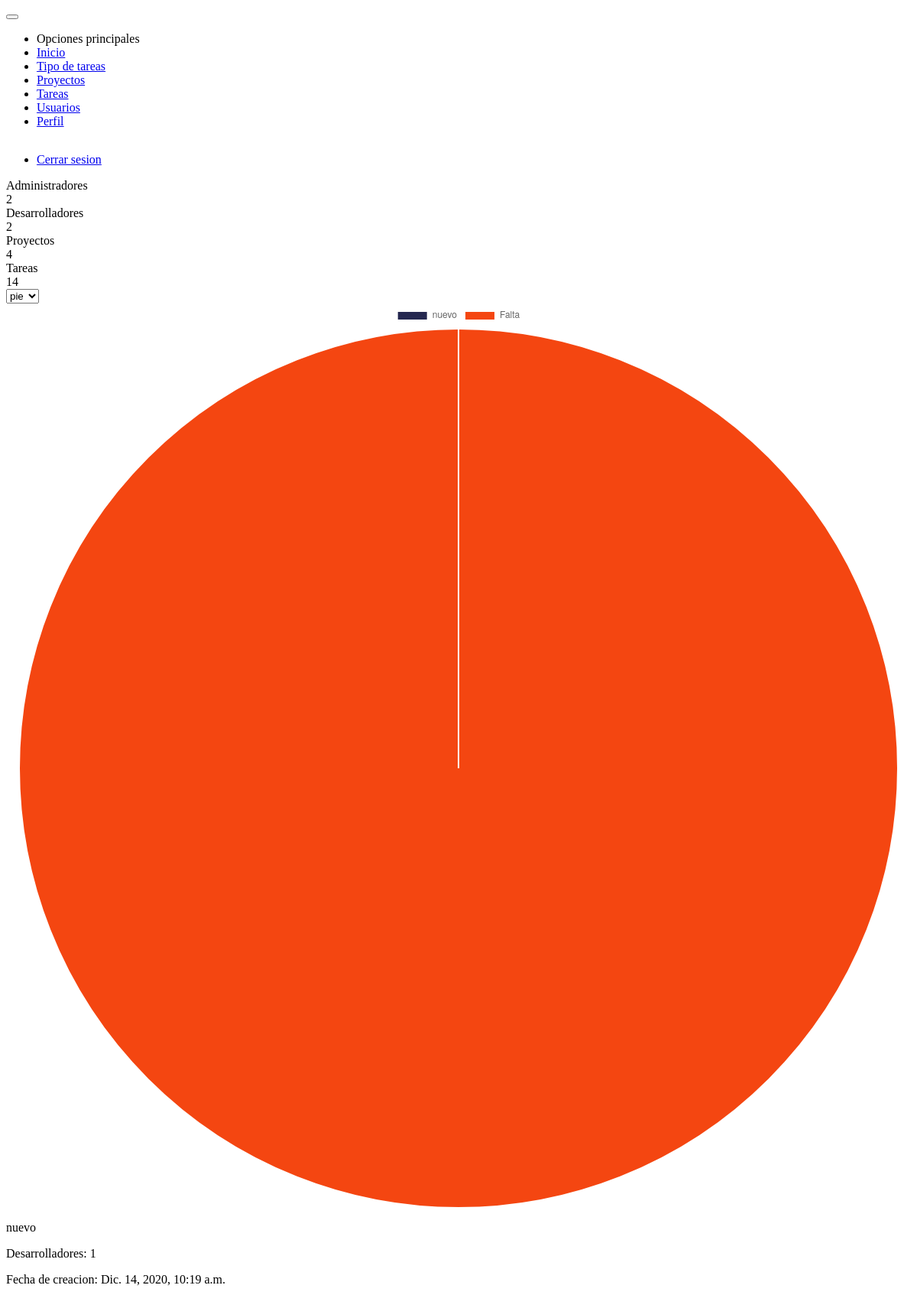
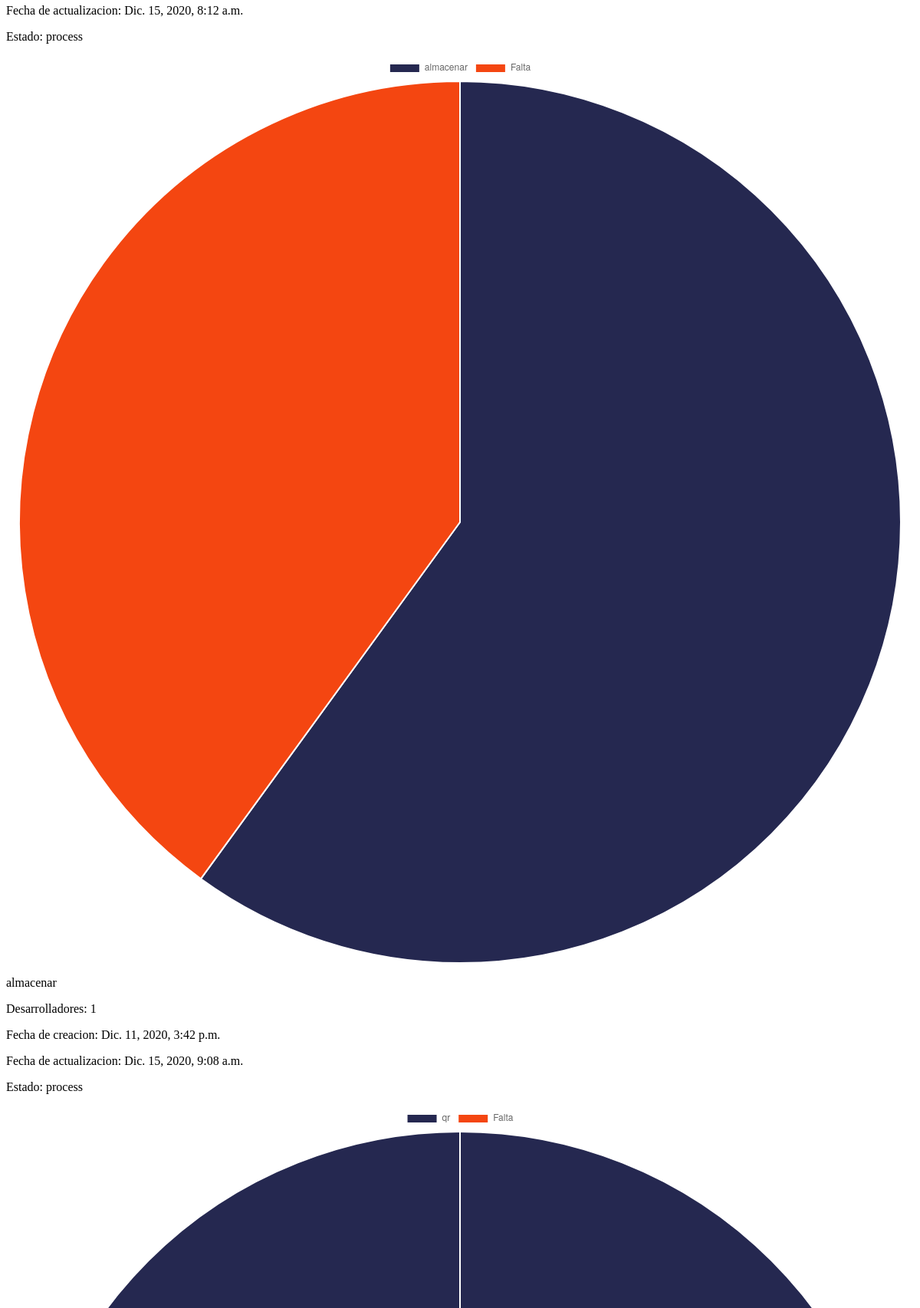
The page / (signed in, upper part) on the database its author committed (2 pictures, top to bottom).
### projects/models.py (models this page shows)
class Project(models.Model):
    STATUS_CHOICES = (
        ('process', 'En Proceso'),
        ('inactive', 'Inactivo'),
    )
    name = models.CharField(max_length=50, unique=True)
    developer = models.ManyToManyField(User)
    status = models.CharField(
        max_length=10, choices=STATUS_CHOICES, default=STATUS_CHOICES[0])
    slug = models.SlugField(max_length=50, unique=True)
    porcent = models.IntegerField(default=0)
    created_at = models.DateTimeField(auto_now_add=timezone.now())
    update_at = models.DateTimeField(auto_now=timezone.now())
    def __str__(self):
        return self.name

### projects/views.py (the view)
# urls.py: path('', views.ProjectTemplateView.as_view(), name='home'),
class ProjectTemplateView(LoginRequiredMixin, ListView):
    login_url = 'users:login'
    template_name = 'index.html'
    paginate_by = 6
    def get_queryset(self):
        group = self.request.user.groups.filter(
            name='administradores').exists()
        if group:
            return Project.objects.annotate(Count('developer')).order_by('-pk')
        else:
            developer = User.objects.filter(pk=self.request.user.pk).first()
            return Project.objects.filter(developer=developer).order_by('-pk')
    def get_context_data(self, **kwargs):
        context = super().get_context_data(**kwargs)
        context['group'] = User.objects.filter(
            pk=self.request.user.pk, groups__name='administradores').exists()
        context['admin'] = User.objects.filter(
            groups__name='administradores').count()
        context['developer'] = User.objects.filter(
            groups__name='desarrolladores').count()
        context['projects'] = Project.objects.count()
        context['tasks'] = Task.objects.count()
        return context

### templates/index.html (shortened to what this page needs)
{% extends 'base.html' %}
{% block content %}
    {% if group %}
        <div class="row">
            {% include 'projects/snippets/card-project.html' %}
        </div>
    {% endif %}
    <select name="chartType" id="chartType" data-role="select">
        <option value="pie">pie</option>
    </select>
    <div class="row">
        {% include 'projects/graphics.html' %}
    </div>
{% endblock %}

### projects/templates/projects/graphics.html
{% for project in object_list %}
    <div class="cell-sm-12 cell-md-4">
        <div class="card">
            <div class="card-content">
                <div class="row">
                    <div class="cell-sm-12 cell-md-6">
                        {% include 'projects/snippets/graphic.html' %}
                    </div>
                    <div class="cell-sm-12 cell-md-6">
                        {% include 'projects/snippets/data-project.html' %}
                    </div>
                </div>
            </div>
        </div>
    </div>
{% endfor %}

### projects/templates/projects/snippets/graphic.html
<canvas id="{{ project.slug }}" width="400" height="400"></canvas>
<script type="text/javascript">
    var faltante = 100 - {{ project.porcent }};
    var data = {
        labels: ['{{ project.name }}', 'Falta'],
        datasets: [{
            data: [{{ project.porcent }}, faltante],
            backgroundColor: ['#252850', '#f44611'],
        }],
    };
    var ctx = document.getElementById('{{ project.slug }}').getContext('2d');
    var myChart = new Chart(ctx, {
        type: 'pie',
        data: data
    });
    var chartType = document.getElementById('chartType');
    chartType.addEventListener('change', () => {
        myChart.destroy();
        myChart = new Chart(ctx, {
            type: chartType.value,
            data: data
        });
    });
</script>

### projects/templates/projects/snippets/data-project.html
<div class="container">
    <p class="center">{{ project }}</p>
    <p>Desarrolladores:  {{ project.developer__count }}</p>
    <p>Fecha de creacion:  {{ project.created_at }}</p>
    <p>Fecha de actualizacion:  {{ project.update_at }}</p>
    <p>Estado: {{ project.status }}</p>
</div>

### rows shown on the page
Project: name "nuevo", developer__count "1", created_at "Dic. 14, 2020, 10:19 a.m.", update_at "Dic. 15, 2020, 8:12 a.m.", status "process"
Project: name "almacenar", developer__count "1", created_at "Dic. 11, 2020, 3:42 p.m.", update_at "Dic. 15, 2020, 9:08 a.m.", status "process"

### other values the page prints
{{ admin }} "2"
{{ developer }} "2"
{{ projects }} "4"
{{ tasks }} "14"
chart data {{ project.porcent }} 0, 60, 100, 50
